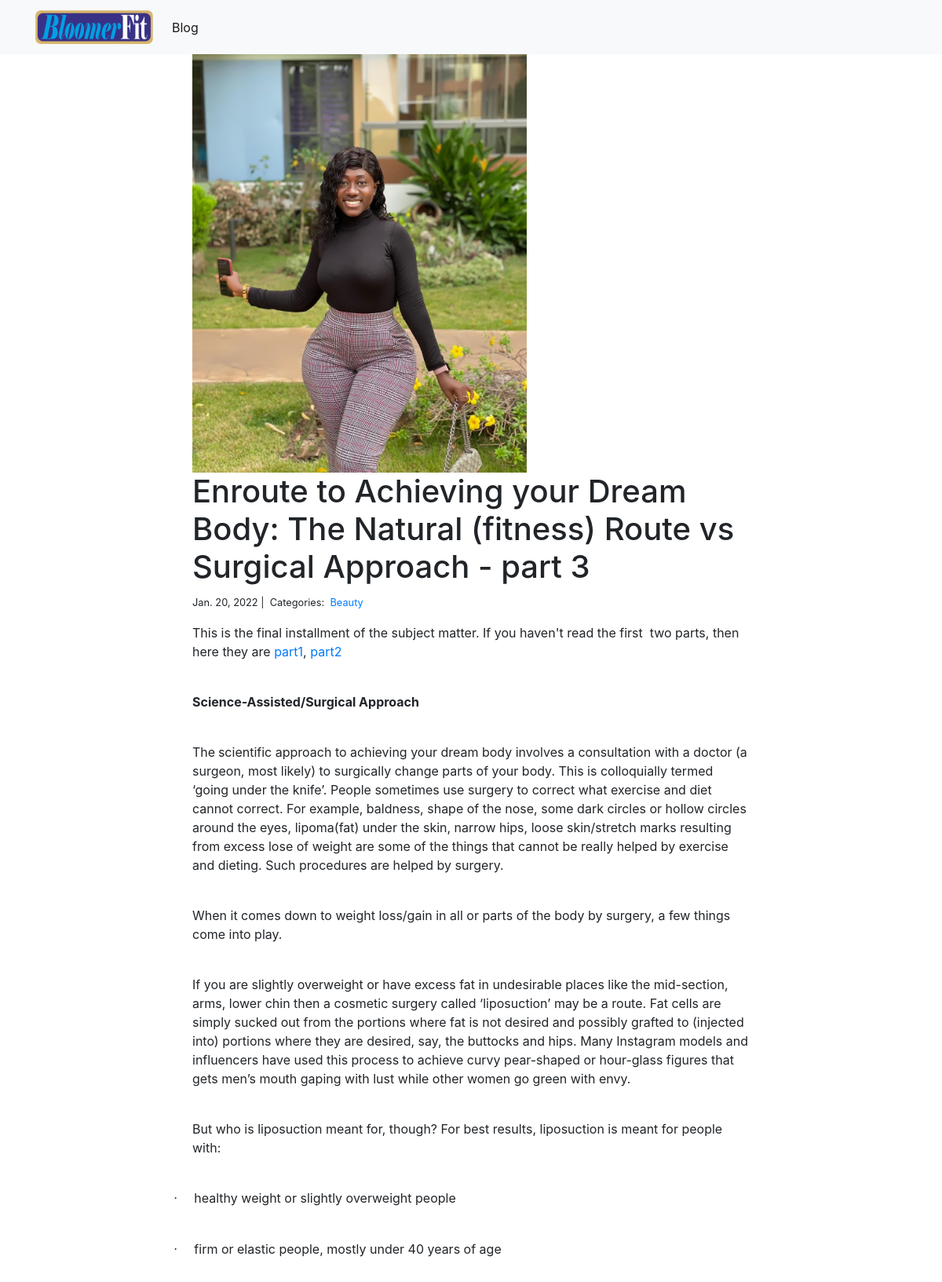
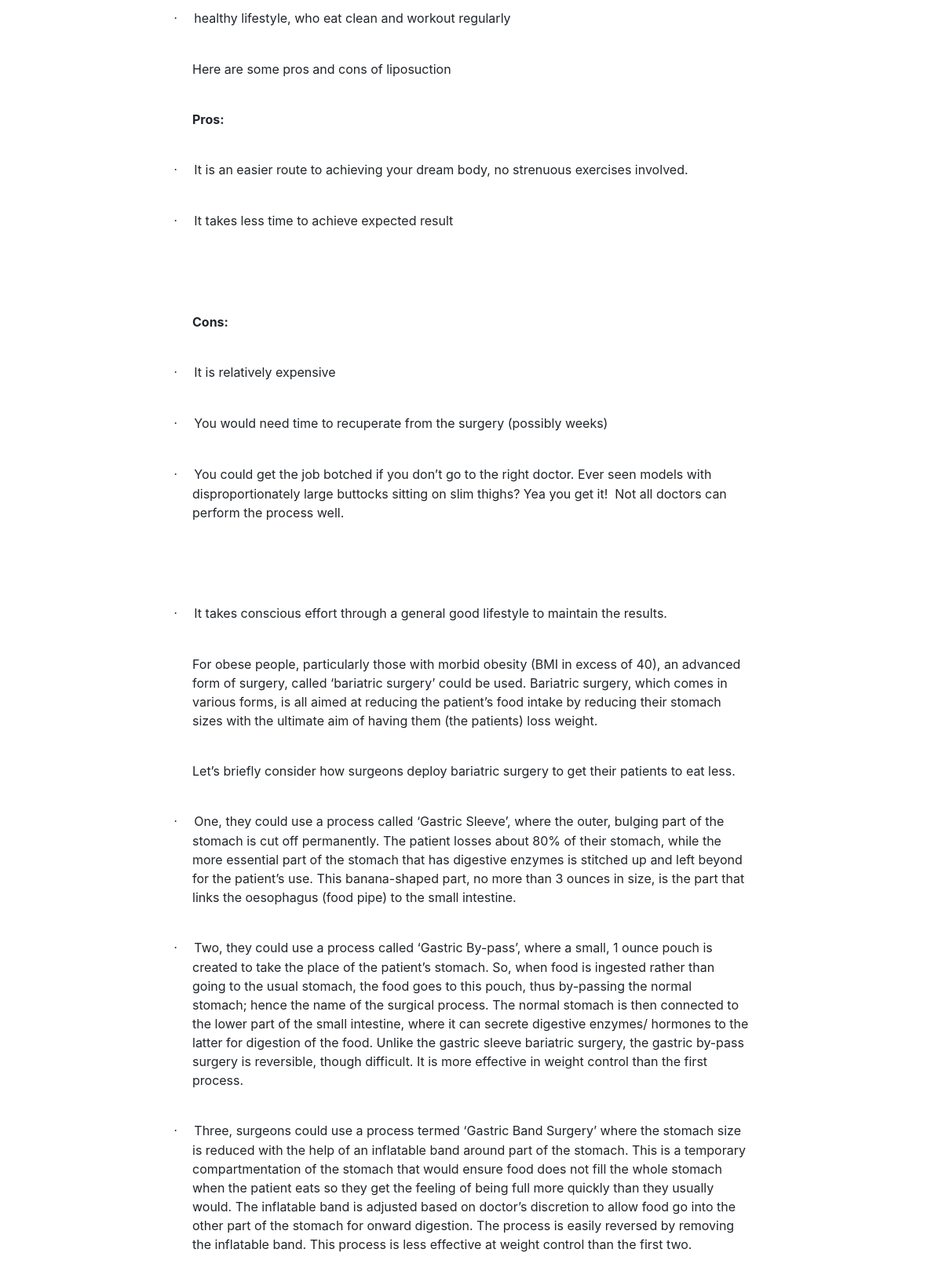
The app's page /blog/4/ (upper part) with its own data (2 pictures, top to bottom).
### blog/models.py (models this page shows, shortened)
class Post(models.Model):
    title = models.CharField(max_length=255)
    body = HTMLField()
    created_on = models.DateTimeField(auto_now_add=True)
    last_modified = models.DateTimeField(auto_now=True)
    categories = models.ManyToManyField('Category', related_name='posts')
    image = models.FilePathField(path="C:/Users/USER/Desktop/bloomerfit/bloomerfit/user/static/user/images")

class Category(models.Model):
    name = models.CharField(max_length=20)

### blog/views.py (the view, shortened to what this page needs)
# urls.py: path("<int:pk>/", views.blog_detail, name="blog_detail"),
def blog_detail(request, pk):
    post = Post.objects.get(pk=pk)
    object_list = Post.objects.all().exclude(id=post.id)
    form = CommentForm()
    comments = Comment.objects.filter(post=post)
    num_of_comments = len(comments)
    context = {
        "post": post,
        "comments": comments,
        "form": form,
        "object_list":object_list,
        "num_of_comments":num_of_comments
    }
    return render(request, "blog/blog_detail.html", context)

### blog/templates/blog/blog_detail.html (shortened to what this page needs)
{% extends "blog/base.html" %}
{% load static %}
{% block body %}
<div class="col-md-8 offset-md-2">
    <img  src="{% static post.image %}" alt="image" width="60%">
    <h1>{{ post.title }}</h1>
    <small>
        {{ post.created_on.date }} |&nbsp;
        Categories:&nbsp;
        {% for category in post.categories.all %}
        <a href="{% url 'blog:blog_category' category.name %}">
            {{ category.name }}
        </a>&nbsp;
        {% endfor %}
    </small>
    <p>{{ post.body| safe | linebreaks }}</p>
</div>
{% endblock %}

### records on screen
Post: image (picture), title "Enroute to Achieving your Dream Body: The Natural (fitness) Route vs Surgical Approach - part 3", created_on "Jan. 20, 2022", body "This is the final installment of the subject matter. If you haven't read the first two parts, then here they are part1 , part2 Science-Assisted/Surgical Approach The scientific approach to achieving your dream body involves a consultation with a doctor (a surgeon, most likely) to surgically change parts of your body. This is colloquially termed ‘going under the knife’. People sometimes use surgery to correct what exercise and diet cannot correct. For example, baldness, shape of the nose, some dark circles or hollow circles around the eyes, lipoma(fat) under the skin, narrow hips, loose skin/stretch marks resulting from excess lose of weight are some of the things that cannot be really…"
Category: name "Beauty"
